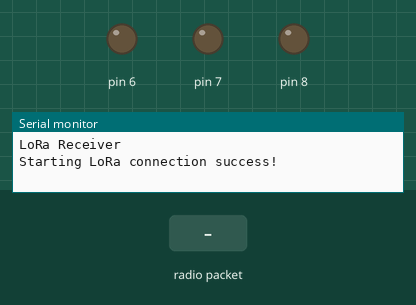
Simulated run of this sketch. Board: Arduino Uno, built with avr-gcc and run on an emulated ATmega328P. Parts: output pins drawn as LEDs (lit = HIGH), the last lines printed to the serial monitor. The inputs (shaded band) are chosen by the test bench. No radio packets arrive unless stated.

Above: at 1.2 s.
1.3 s: radio packet "0" arrives
At 3.5 s:
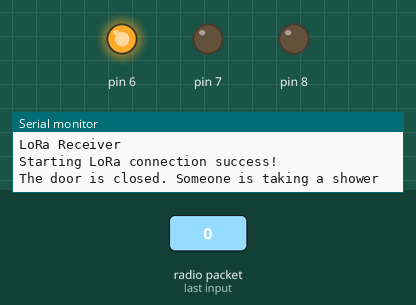
3.8 s: radio packet "1" arrives
At 5.4 s:
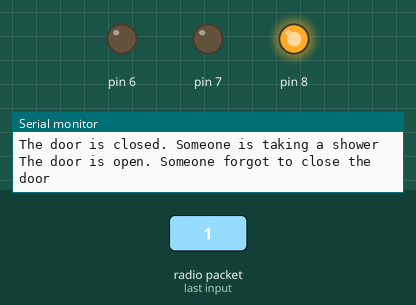
6.3 s: radio packet "2" arrives
At 8.5 s:
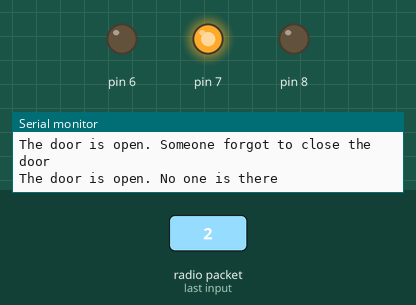
Timing chart, 0 to 10.0 s (numbered marks = the images above; inputs shaded):
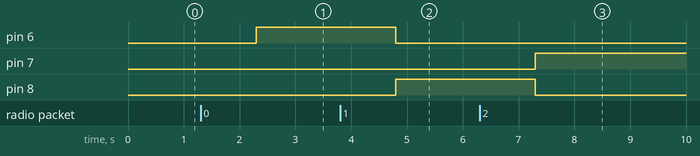

The sketch:

rx.ino
```cpp
#include <SPI.h>
#include <LoRa.h>

void setup() {
  Serial.begin(9600);
  while (!Serial);

  // initialize the LoRa module
  Serial.println("LoRa Receiver");
  while (1) {
    if (!LoRa.begin(868E6)) {  // LoRa communication 868 MHz
      Serial.println("Starting LoRa failed!");
    }
    else {
      Serial.println("Starting LoRa connection success!");
      break;
    }
    delay(1000);
  }

  // Set each pin
  // GND 3本目
  // 6 2本目 RED
  pinMode(6, OUTPUT);
  // 7 4本目 GREEN
  pinMode(7, OUTPUT);
  // 8 1本目 BLUE
  pinMode(8, OUTPUT);

  // Initialize all the digitalPins off
  digitalWrite(6, LOW);
  digitalWrite(7, LOW);
  digitalWrite(8, LOW);
}

void loop() {
  int packetSize = LoRa.parsePacket(); // Recieve LoRa packet
  if (packetSize) { // If it receives a LoRa packet

    String message; // Variable for the message that it receives
    while (LoRa.available()) {
      message = LoRa.readString();
    }

    // Switch

    switch (message[0]) {
      case '0': // 6 RED magnetic sensor on
        Serial.println("The door is closed. Someone is taking a shower");
        digitalWrite(6, HIGH); // 6 HIGH
        digitalWrite(7, LOW);
        digitalWrite(8, LOW);
        break;

      case '1': // 8 BLUE magnetic sensor off and the temperature is more than 25 degrees
        Serial.println("The door is open. Someone forgot to close the door");
        digitalWrite(6, LOW);
        digitalWrite(7, LOW);
        digitalWrite(8, HIGH); // 8 HIGH
        break;

      case '2': // 7 GREEN magnetic sensor off and the temperature is less than 25 degrees
        Serial.println("The door is open. No one is there");
        digitalWrite(6, LOW);
        digitalWrite(7, HIGH); // 7 HIGH
        digitalWrite(8, LOW);
        break;

      default:
        Serial.println("Value is unknown");
        digitalWrite(6, LOW);
        digitalWrite(7, LOW);
        digitalWrite(8, LOW);
        break;
    }
    delay(100); // delay 0.1 second
  }
}
```

Measured:
- after the input at 1.3 s, pin 6: LOW → HIGH after 1.0 s
- after the input at 3.8 s, pin 6: HIGH → LOW after 1.0 s; pin 8: LOW → HIGH after 1.0 s
- after the input at 6.3 s, pin 7: LOW → HIGH after 1.0 s; pin 8: HIGH → LOW after 1.0 s
